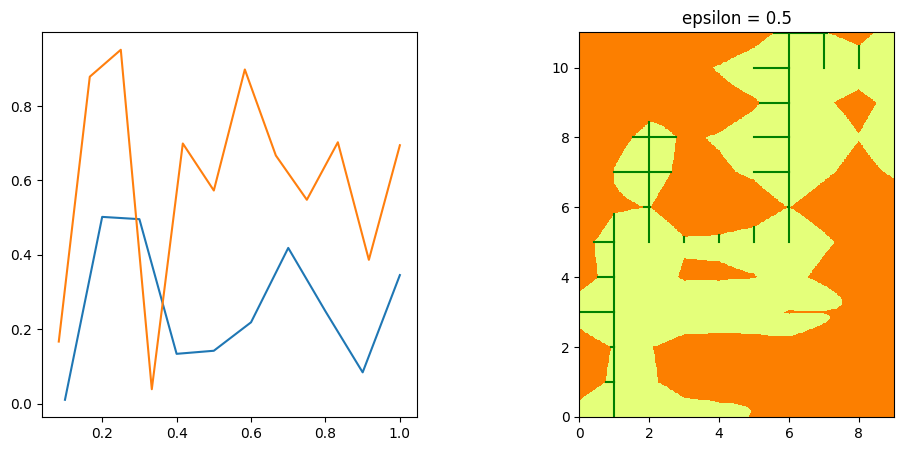

Write the Python code that produced this figure.
from functools import cached_property
from math import isclose, sqrt
from matplotlib import pyplot as plt
import numpy as np


class pc:   # polygonal curve
    def __init__(self, pts):
        self.__pts = pts

    def draw(self, ax=None):
        if ax is None:
            ax = plt.gca()
        ax.plot([x for x, _ in self.__pts], [y for _, y in self.__pts])

    def __getitem__(self, key):
        return self.__pts[key]

    def __repr__(self):
        return f"{', '.join([f'({x:.2f}, {y:.2f})' for x, y in self.__pts])}"

    @cached_property
    def n_ind(self):    # number of indices
        return len(self.__pts) - 1

    @cached_property
    def n_cell(self):   # number of cells for self
        return len(self.__pts) - 2

    def get_p(self, i):
        assert (i <= self.n_ind)
        if i == self.n_ind:
            return self.__pts[-1]
        _i, _a = int(i), i - int(i)
        (xi, yi), (xii, yii) = self.__pts[_i], self.__pts[_i+1]
        return (xi + (xii-xi)*_a, yi + (yii - yi)*_a)

    def free_space(self, other, eps=0.450, acc=500):
        x = np.linspace(0, self.n_ind, acc)
        y = np.linspace(0, other.n_ind, acc)
        c = []
        s_eps = eps * eps
        for yi in y:
            qi = other.get_p(yi)
            ci = []
            for xi in x:
                pi = self.get_p(xi)
                _ = 0 if (pi[0]-qi[0])**2+(pi[1]-qi[1])**2 < s_eps else 1
                ci.append(_)
            c.append(ci)
        return x, y, c

    @staticmethod
    def __square_dist(p, q):
        return sum((pi - qi)**2 for pi, qi in zip(p, q))

    def less_than(self, other, dist):
        square_dist = dist * dist
        if (self.__square_dist(self[0], other[0]) > square_dist or
                self.__square_dist(self[-1], other[-1]) > square_dist):
            return False
        checked, stack = set(), [(0, 0)]
        while stack:
            i, j = stack.pop()
            checked.add((i, j))
            if (i, j) == (self.n_cell, other.n_cell):
                return True
            if (frac := self.__int(self[i+1], other[j], other[j+1], dist)):
                plt.gca().plot([i+1, i+1], [j+ti for ti in frac], c='g')
                if (i+1, j) not in checked and i+1 < self.n_ind:
                    stack.append((i+1, j))
            if (frac := self.__int(other[j+1], self[i], self[i+1], dist)):
                plt.gca().plot([i+ti for ti in frac], [j+1, j+1], c='g')
                if (i, j+1) not in checked and j+1 < other.n_ind:
                    stack.append((i, j+1))
        return False

    @staticmethod
    def __int(c, pt1, pt2, r):
        """ ref) http://mathworld.wolfram.com/Circle-LineIntersection.html """
        (p1x, p1y), (p2x, p2y), (cx, cy) = pt1, pt2, c
        (x1, y1), (x2, y2) = (p1x - cx, p1y - cy), (p2x - cx, p2y - cy)
        dx, dy = (x2 - x1), (y2 - y1)
        dr, d = dx * dx + dy * dy, x1 * y2 - x2 * y1
        if (discriminant := (r * r) * dr - (d * d)) < 0:
            return False
        sqrt_d = sqrt(discriminant)

        i = [(cx + (d * dy + sign * (-1 if dy < 0 else 1) * dx * sqrt_d) / dr,
              cy + (-d * dx + sign * abs(dy) * sqrt_d) / dr)
             for sign in ((1, -1) if dy < 0 else (-1, 1))]
        frac = [(xi - p1x) / dx if abs(dx) > abs(dy) else (yi - p1y) / dy

                for xi, yi in i]

        if len(frac) == 2:
            if frac[0] > 1 or frac[1] < 0:
                return False
            if not isclose(discriminant, 0):
                return [max(frac[0], 0), min(frac[1], 1)]
            frac = [frac[0]]
        if 0 <= frac[0] <= 1:
            return frac
        return False


def gen(n=10, m=12):
    p = pc([((i+1)/n, np.random.rand()) for i in range(n)])
    q = pc([((i+1)/m, np.random.rand()) for i in range(m)])
    return p, q


if __name__ == '__main__':
    np.random.seed(9)
    p, q = gen()

    _, (ax1, ax2) = plt.subplots(1, 2, figsize=(12, 5))
    p.draw(ax1)
    q.draw(ax1)
    dist = 0.5

    if p.less_than(q, dist):
        print(f'frechet distance is less than {dist}')
    else:
        print(f'false within {dist}')

    x, y, c = p.free_space(q, eps=dist)
    ax2.pcolormesh(x, y, c, vmin=np.min(c), vmax=np.max(c),
                   shading='auto', cmap=plt.colormaps['Wistia'])

    ax1.set_aspect('equal')
    ax2.set_title(f'epsilon = {dist}')
    ax2.set_aspect('equal')
    plt.savefig('frechet2.png', bbox_inches='tight')
    plt.tight_layout()
    plt.show()
